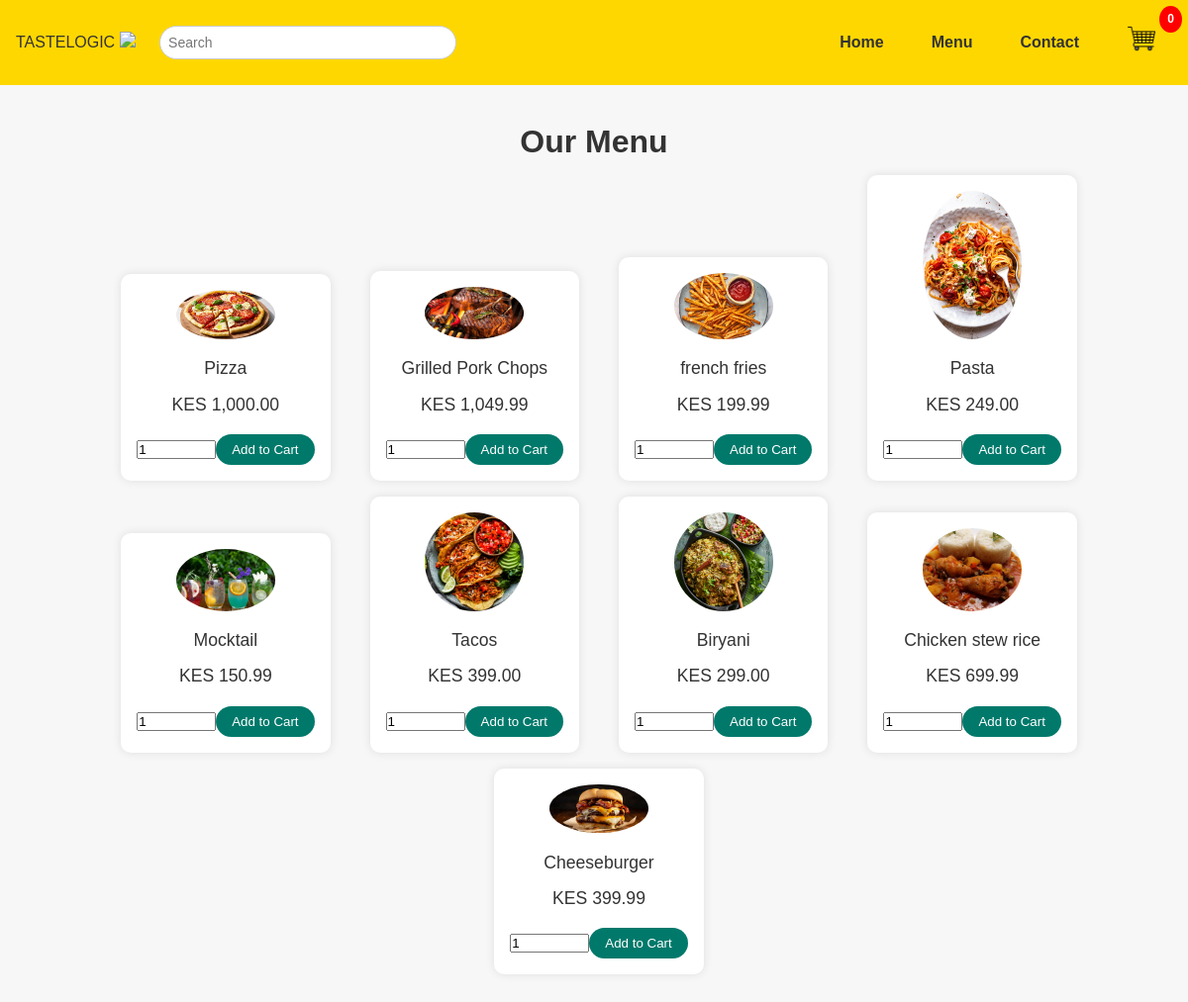
Page /menu.php on the committed database.
### tables this page shows
CREATE TABLE `product_list` (
  `product_id` int(11) NOT NULL,
  `product_name` varchar(255) DEFAULT NULL,
  `category` varchar(255) DEFAULT NULL,
  `price` decimal(10,2) DEFAULT NULL,
  `quantity` int(11) DEFAULT NULL,
  `image` varchar(255) DEFAULT NULL
);

### menu.php (the view, shortened to what this page needs)
<!DOCTYPE html>
<html lang="en">
<head>
</head>
<body>
<header>
  <div class="text-3xl font-bold text-teal-600 mr-4">TASTELOGIC
    <img src="https://static.vecteezy.com/system/resources/previews/006/487/588/non_2x/hand-drawn-yummy-face-tongue-smile-delicious-icon-logo-vector.jpg" class="h-10">
    <input type="text" placeholder="Search" class="search-input" id="searchInput">
  </div>
  <nav>
    <a href="home.php">Home</a>
    <a href="menu.php">Menu</a>
    <a href="home.php#contactus">Contact</a>
    <div class="cart-icon">
      <a href="cart_list.php">
        <img src="images/cart.png" alt="Cart Icon">
        <span class="cart-count" id="cartCount"><?php echo isset($_SESSION['cart']) ? count($_SESSION['cart']) : 0; ?></span>
      </a>
    </div>
  </nav>
</header>
<div class="main-content">
  <h1 class="text-3xl font-bold mb-4">Our Menu</h1>
  <?php
  $servername = "localhost";
  $username = "root";
  $password = "";
  $dbname = "taste";
  $conn = new mysqli($servername, $username, $password, $dbname);
  $sql = "SELECT product_name, price, image FROM product_list";
  $result = $conn->query($sql);
  if ($result->num_rows > 0) {
    while($row = $result->fetch_assoc()) {
      $productName = htmlspecialchars($row["product_name"]);
      echo '<div class="food-item" data-name="' . $productName . '">';
      echo '<img src="' . htmlspecialchars($row["image"]) . '" alt="' . $productName . '">';
      echo '<p>' . $productName . '</p>';
      echo '<p>KES ' . number_format($row["price"], 2) . '</p>';
      echo '<form class="add-to-cart-form">';
      echo '<input type="number" name="quantity" value="1" min="1" class="quantity-input" style="width: 80px;">';
      echo '<button type="submit" class="add-to-cart-btn">Add to Cart</button>';
      echo '</form>';
      echo '</div>';
    }
  } else {
    echo "0 results";
  }
  ?>
</div>
</body>
</html>

### menu.php (style rules this page uses)
* { box-sizing: border-box; margin: 0; padding: 0; }
body { font-family: Arial, sans-serif; line-height: 1.6; background-color: #f7f7f7; color: #333; }
header { background-color: #ffd700; padding: 1rem; display: flex; justify-content: space-between; align-items: center; }
nav { display: flex; gap: 1rem; align-items: center; }
nav a { color: #333; text-decoration: none; font-weight: bold; padding: 0.5rem 1rem; transition: background-color 0.3s; }
header img { height: 40px; }
.search-input { padding: 0.5rem; border-radius: 20px; border: 1px solid #ccc; width: 300px; font-size: 14px; margin-left: 20px; }
.cart-icon { display: flex; align-items: center; position: relative; cursor: pointer; }
.cart-icon img { height: 30px; }
.cart-count { position: absolute; top: -10px; right: -10px; background-color: red; color: white; border-radius: 50%; padding: 0.25rem 0.5rem; font-size: 0.75rem; font-weight: bold; }
.main-content { padding: 2rem; text-align: center; }
.food-item { display: inline-block; text-align: center; background-color: #fff; padding: 1rem; border-radius: 10px; box-shadow: 0 0 10px rgba(0, 0, 0, 0.1); margin: 0.5rem; transition: transform 0.3s ease; margin-left: 25px; margin-right: 15px; cursor: pointer; }
.food-item img { max-width: 100px; border-radius: 50%; margin-bottom: 0.5rem; }
.food-item p { font-size: 1.1rem; margin-bottom: 0.5rem; }
.food-item button { background-color: #00796b; color: white; padding: 0.5rem 1rem; border-radius: 20px; text-decoration: none; display: inline-block; margin-top: 0.5rem; transition: background-color 0.3s ease; border: none; cursor: pointer; }

### rows in the picture
product_list: image (picture), product_name "Pizza", price "1,000.00"
product_list: shows a picture, product_name "Grilled Pork Chops", price "1,049.99"
product_list: product_name (picture), product_name "french fries", price "199.99"
product_list: image (picture), product_name "Pasta", price "249.00"
product_list: image (picture), product_name "Mocktail", price "150.99"
product_list: image (picture), product_name "Tacos", price "399.00"
product_list: image (picture), product_name "Biryani", price "299.00"
product_list: shows a picture, product_name "Chicken stew rice", price "699.99"
product_list: image (picture), product_name "Cheeseburger", price "399.99"
